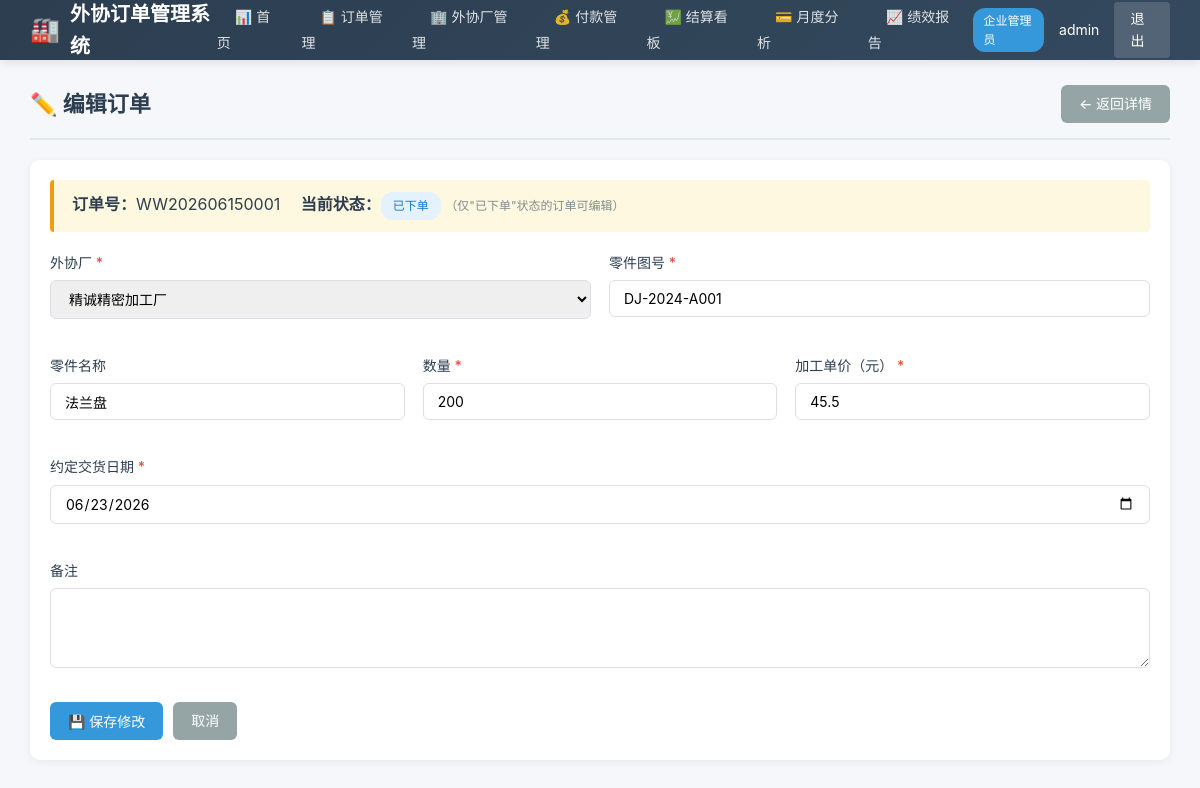
The app's page /orders/1/edit (signed in) with its own data.
### models.py (models this page shows, shortened)
class User(UserMixin, db.Model):
    __tablename__ = 'users'
    id = db.Column(db.Integer, primary_key=True)
    username = db.Column(db.String(80), unique=True, nullable=False)
    password_hash = db.Column(db.String(256), nullable=False)
    role = db.Column(db.String(20), nullable=False)
    supplier_id = db.Column(db.Integer, db.ForeignKey('suppliers.id'), nullable=True)
    created_at = db.Column(db.DateTime, default=datetime.now)
    supplier = db.relationship('Supplier', backref='users', lazy=True)

class Order(db.Model):
    __tablename__ = 'orders'
    id = db.Column(db.Integer, primary_key=True)
    order_no = db.Column(db.String(40), unique=True, nullable=False)
    supplier_id = db.Column(db.Integer, db.ForeignKey('suppliers.id'), nullable=False)
    drawing_no = db.Column(db.String(80), nullable=False)
    part_name = db.Column(db.String(120))
    quantity = db.Column(db.Integer, nullable=False)
    unit_price = db.Column(db.Float, nullable=False)
    agreed_delivery_date = db.Column(db.Date, nullable=False)
    status = db.Column(db.String(20), default='已下单', nullable=False)
    remark = db.Column(db.String(512))
    created_at = db.Column(db.DateTime, default=datetime.now)
    accepted_at = db.Column(db.DateTime)
    production_at = db.Column(db.DateTime)
    shipped_at = db.Column(db.DateTime)
    first_arrived_at = db.Column(db.DateTime)
    last_arrived_at = db.Column(db.DateTime)
    first_inspected_at = db.Column(db.DateTime)
    last_inspected_at = db.Column(db.DateTime)
    completed_at = db.Column(db.DateTime)
    receipts = db.relationship('Receipt', backref='order', lazy=True, order_by='Receipt.created_at')
    inspections = db.relationship('Inspection', backref='order', lazy=True, order_by='Inspection.created_at')
    payment_requests = db.relationship('PaymentRequest', backref='order', lazy=True)

class Supplier(db.Model):
    __tablename__ = 'suppliers'
    id = db.Column(db.Integer, primary_key=True)
    name = db.Column(db.String(120), unique=True, nullable=False)
    contact = db.Column(db.String(80))
    phone = db.Column(db.String(30))
    address = db.Column(db.String(256))
    monthly_capacity = db.Column(db.Integer, default=1000)
    created_at = db.Column(db.DateTime, default=datetime.now)
    orders = db.relationship('Order', backref='supplier', lazy=True, foreign_keys='Order.supplier_id')
    def get_pending_quantity(self):
        pending = db.session.query(func.sum(Order.quantity)).filter(
            Order.supplier_id == self.id,
            Order.status.in_(['已下单', '已接单', '生产中', '已发货'])
        ).scalar() or 0
        received = db.session.query(func.sum(Receipt.received_quantity)).join(Order).filter(
            Order.supplier_id == self.id,
            Order.status.in_(['已下单', '已接单', '生产中', '已发货', '部分到货', '已到货', '质检中'])
        ).scalar() or 0
        return pending - received

### app.py (the view, shortened to what this page needs)
    @app.route('/orders/<int:order_id>/edit', methods=['GET', 'POST'])
    @login_required
    @role_required('enterprise')
    def edit_order(order_id):
        order = Order.query.get_or_404(order_id)
        if order.status not in ['已下单']:
            flash('仅"已下单"状态的订单可编辑', 'warning')
            return redirect(url_for('view_order', order_id=order.id))
        suppliers = Supplier.query.all()
        return render_template('orders/edit.html', order=order, suppliers=suppliers)

### templates/orders/edit.html (shortened to what this page needs)
{% extends 'base.html' %}
{% block content %}
<div class="page-header">
    <h1>✏️ 编辑订单</h1>
    <div class="actions">
        <a href="{{ url_for('view_order', order_id=order.id) }}" class="btn btn-secondary">← 返回详情</a>
    </div>
</div>
<div class="card">
    <div class="mb-20" style="padding:12px 18px;background:#fff8e1;border-left:4px solid #f39c12;border-radius:4px">
        <strong>订单号：</strong>{{ order.order_no }}
        <strong>当前状态：</strong><span class="badge badge-ordered">{{ order.status }}</span>
        <span class="text-small text-muted">（仅"已下单"状态的订单可编辑）</span>
    </div>
    <form method="post">
        <div class="form-row">
            <div class="form-group">
                <label class="required">外协厂</label>
                <select name="supplier_id" class="form-control" required>
                    {% for s in suppliers %}
                    <option value="{{ s.id }}" {% if order.supplier_id == s.id %}selected{% endif %}>{{ s.name }}</option>
                    {% endfor %}
                </select>
            </div>
            <div class="form-group">
                <label class="required">零件图号</label>
                <input type="text" name="drawing_no" class="form-control" value="{{ order.drawing_no }}" required>
            </div>
        </div>
        <div class="form-row">
            <div class="form-group">
                <label>零件名称</label>
                <input type="text" name="part_name" class="form-control" value="{{ order.part_name or '' }}">
            </div>
            <div class="form-group">
                <label class="required">数量</label>
                <input type="number" name="quantity" class="form-control" min="1" value="{{ order.quantity }}" required>
            </div>
            <div class="form-group">
                <label class="required">加工单价（元）</label>
                <input type="number" name="unit_price" class="form-control" step="0.01" min="0" value="{{ order.unit_price }}" required>
            </div>
        </div>
        <div class="form-row">
            <div class="form-group">
                <label class="required">约定交货日期</label>
                <input type="date" name="agreed_delivery_date" class="form-control" value="{{ order.agreed_delivery_date.strftime('%Y-%m-%d') }}" required>
            </div>
        </div>
        <div class="form-group">
            <label>备注</label>
            <textarea name="remark" class="form-control">{{ order.remark or '' }}</textarea>
        </div>
        <div class="form-actions">
            <button type="submit" class="btn btn-primary">💾 保存修改</button>
            <a href="{{ url_for('view_order', order_id=order.id) }}" class="btn btn-secondary">取消</a>
        </div>
    </form>
</div>
{% endblock %}

### templates/base.html (shortened to what this page needs)
<!DOCTYPE html>
<html lang="zh-CN">
<head>
    <link rel="stylesheet" href="{{ url_for('static', filename='style.css') }}">
</head>
<body>
{% if current_user.is_authenticated %}
<nav class="navbar">
    <div class="navbar-brand">
        <span class="logo">🏭</span>
        <span>外协订单管理系统</span>
    </div>
    <ul class="navbar-nav">
        <li><a href="{{ url_for('dashboard') }}" class="{% if request.endpoint == 'dashboard' %}active{% endif %}">📊 首页</a></li>
        <li><a href="{{ url_for('list_orders') }}" class="{% if 'orders' in request.endpoint %}active{% endif %}">📋 订单管理</a></li>
        {% if current_user.role == 'enterprise' %}
        <li><a href="{{ url_for('list_suppliers') }}" class="{% if 'suppliers' in request.endpoint %}active{% endif %}">🏢 外协厂管理</a></li>
        <li><a href="{{ url_for('list_payments') }}" class="{% if 'payments' in request.endpoint %}active{% endif %}">💰 付款管理</a></li>
        <li><a href="{{ url_for('settlement_dashboard') }}" class="{% if 'settlement' in request.endpoint %}active{% endif %}">💹 结算看板</a></li>
        <li><a href="{{ url_for('payment_analysis') }}" class="{% if 'payment_analysis' in request.endpoint %}active{% endif %}">💳 月度分析</a></li>
        <li><a href="{{ url_for('performance_report') }}" class="{% if 'performance' in request.endpoint %}active{% endif %}">📈 绩效报告</a></li>
        {% endif %}
    </ul>
    <div class="navbar-user">
        <span class="user-role {{ current_user.role }}">{{ '企业管理员' if current_user.role == 'enterprise' else '外协厂' }}</span>
        <span>{{ current_user.username }}{% if current_user.supplier %} · {{ current_user.supplier.name }}{% endif %}</span>
        <a href="{{ url_for('logout') }}" class="logout-btn">退出</a>
    </div>
</nav>
<div class="main-container">
    {% block content %}{% endblock %}
</div>
{% else %}
    {% block login_content %}{% endblock %}
{% endif %}
</body>
</html>

### static/style.css (style rules this page uses)
* { margin: 0; padding: 0; box-sizing: border-box; }
body { font-family: -apple-system, BlinkMacSystemFont, "Segoe UI", Roboto, "Helvetica Neue", Arial, sans-serif; background: #f5f7fa; color: #2c3e50; line-height: 1.6; }
a { color: #3498db; text-decoration: none; }
.navbar { background: linear-gradient(135deg, #2c3e50, #34495e); padding: 0 30px; height: 60px; display: flex; align-items: center; justify-content: space-between; box-shadow: 0 2px 10px rgba(0,0,0,0.1); position: sticky; top: 0; z-index: 100; }
.navbar-brand { color: white; font-size: 20px; font-weight: 600; display: flex; align-items: center; gap: 10px; }
.navbar-brand .logo { font-size: 24px; }
.navbar-nav { display: flex; list-style: none; gap: 5px; }
.navbar-nav a { color: rgba(255,255,255,0.85); padding: 10px 18px; border-radius: 6px; transition: all 0.2s; font-size: 14px; }
.navbar-user { color: white; display: flex; align-items: center; gap: 15px; font-size: 14px; }
.navbar-user .logout-btn { background: rgba(255,255,255,0.15); color: white; padding: 6px 16px; border-radius: 4px; }
.user-role { background: #3498db; padding: 3px 10px; border-radius: 12px; font-size: 12px; }
.main-container { padding: 25px 30px; max-width: 1600px; margin: 0 auto; }
.page-header { display: flex; justify-content: space-between; align-items: center; margin-bottom: 20px; padding-bottom: 15px; border-bottom: 2px solid #e1e8ed; }
.page-header h1 { font-size: 22px; color: #2c3e50; }
.page-header .actions { display: flex; gap: 10px; }
.card { background: white; border-radius: 10px; box-shadow: 0 2px 8px rgba(0,0,0,0.06); padding: 20px; margin-bottom: 20px; }
.badge { display: inline-block; padding: 4px 12px; border-radius: 12px; font-size: 12px; font-weight: 500; white-space: nowrap; }
.badge-ordered { background: #e3f2fd; color: #1976d2; }
.btn { display: inline-block; padding: 8px 18px; border: none; border-radius: 6px; font-size: 14px; cursor: pointer; transition: all 0.2s; text-decoration: none; font-weight: 500; }
.btn-primary { background: #3498db; color: white; }
.btn-secondary { background: #95a5a6; color: white; }
.form-row { display: grid; grid-template-columns: repeat(auto-fit, minmax(280px, 1fr)); gap: 18px; margin-bottom: 20px; }
.form-group { margin-bottom: 16px; }
.form-group label { display: block; margin-bottom: 6px; color: #2c3e50; font-weight: 500; font-size: 14px; }
.form-group .required::after { content: ' *'; color: #e74c3c; }
.form-control { width: 100%; padding: 9px 14px; border: 1px solid #dcdfe6; border-radius: 6px; font-size: 14px; transition: border-color 0.2s; font-family: inherit; }
.form-actions { padding-top: 10px; display: flex; gap: 10px; }
textarea.form-control { resize: vertical; min-height: 80px; }
.text-muted { color: #7f8c8d; }
.text-small { font-size: 12px; }
.mb-20 { margin-bottom: 20px; }

### records on screen
User: role "企业管理员", username "admin"
Order: order_no "WW202606150001", status "已下单", supplier_id "精诚精密加工厂", drawing_no "DJ-2024-A001", part_name "法兰盘", quantity "200", unit_price "45.5", agreed_delivery_date "06/23/2026"
